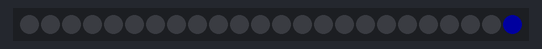
Simulated run of this sketch. Board: Arduino Uno, built with avr-gcc and run on an emulated ATmega328P. Shown: 24 RGB LEDs in strip order, left to right. Dim RGB values are drawn brighter than linear.

Above: at 9.35 s.
At 11.12 s:
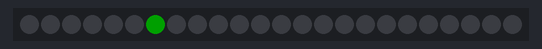
At 12.3 s:
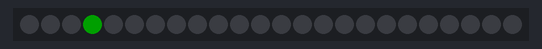
At 13.48 s:
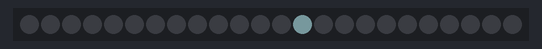
At 24.46 s:
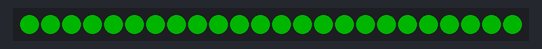
At 39.36 s:
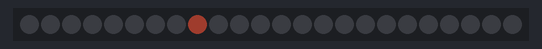

The sketch:

StripTease.ino
```cpp
/*

  StripTease

  Demo a range of effects for an LED strip - chaser, cylon, fades

  based on original code from the FastLED project at http://fastled.io/

  For info and circuit diagrams see https://github.com/tardate/LittleArduinoProjects/tree/main/LEDArrayDemos/StripTease

*/

#include <FastLED.h>
#include "LedStripEffects.h"

#define NUM_LEDS 24  // How many leds in your strip?
#define DATA_PIN 6   // signal pin pin

CRGB leds[NUM_LEDS];

LedStripEffects led_strip(leds,NUM_LEDS);

void setup() {
  delay(2000); // sanity check delay

  // you might need to change this based on your LED strip
  FastLED.addLeds<WS2811, DATA_PIN, RGB>(leds, NUM_LEDS);

  FastLED.clear();
  FastLED.setBrightness(32);
}

void loop() {
  led_strip.clear();
  led_strip.chaser(CRGB::Red, 100);
  led_strip.chaser(CRGB::Green, 100);
  led_strip.chaser(CRGB::Blue, 100);
  led_strip.cylon(CRGB::Tomato, 30);
  led_strip.cylon(CRGB::Lime, 30);
  led_strip.cylon(CRGB::PowderBlue, 30);
  led_strip.fast_fade_and_scale();
}
```

LedStripEffects.cpp
```cpp
#include "LedStripEffects.h"


/*
 *   constructor
 */
LedStripEffects::LedStripEffects(CRGB *leds, int number_of_leds)
{
  this->leds = leds;
  this->number_of_leds = number_of_leds;
}

/*
 *  clear - turn all the LEDs off
 */
void LedStripEffects::clear()
{
  for(int iLed = 0; iLed < this->number_of_leds; iLed++) {
    leds[iLed] = CRGB::Black;
  }
  FastLED.show();
}

/*
 *  chaser effect - move a single led of specified color along the strip
 *  This is based on the FirstLight sketch from the FastLED library
 */
void LedStripEffects::chaser(CRGB::HTMLColorCode color, int ms_per_step)
{
  for(int iLed = 0; iLed < this->number_of_leds; iLed++) {
    // set the color of the next led in sequence
    leds[iLed] = color;
    // show and pause for a bit
    FastLED.show();
    delay(ms_per_step);
    // clear the led
    leds[iLed] = CRGB::Black;
  }
}

/*
 *  cylon effect
 *  This is based on the Cylon sketch from the FastLED library
 */
void LedStripEffects::cylon(CRGB::HTMLColorCode color, int ms_per_step)
{
  // First slide the led in one direction
  for(int iLed = 0; iLed <  this->number_of_leds; iLed++) {
    // Set the i'th led to red
    leds[iLed] = color;
    // Show the leds
    FastLED.show();
    // now that we've shown the leds, reset the i'th led to black
    leds[iLed] = CRGB::Black;
    // Wait a little bit before we loop around and do it again
    delay(ms_per_step);
  }

  // Now go in the other direction.
  for(int iLed =  this->number_of_leds-1; iLed >= 0; iLed--) {
    // Set the i'th led to red
    leds[iLed] = color;
    // Show the leds
    FastLED.show();
    // now that we've shown the leds, reset the i'th led to black
    leds[iLed] = CRGB::Black;
    // Wait a little bit before we loop around and do it again
    delay(ms_per_step);
  }
}

/*
 *  demo fade by scaling color and brightness
 *  This is based on the Fast2Dev sketch from the FastLED library
 */
void LedStripEffects::fast_fade_and_scale()
{
  for(int i = 0; i < 3; i++) {
    for(int iLed = 0; iLed < this->number_of_leds; iLed++) {
      memset(this->leds, 0,  this->number_of_leds * sizeof(struct CRGB));

      switch(i) {
        // You can access the rgb values by field r, g, b
        case 0: this->leds[iLed].r = 128; break;

        // or by indexing into the led (r==0, g==1, b==2)
        case 1: this->leds[iLed][i] = 128; break;

        // or by setting the rgb values for the pixel all at once
        case 2: this->leds[iLed] = CRGB(0, 0, 128); break;
      }

      // and now, show your led array!
      LEDS.show();
      delay(10);
    }

    // fade up
    for(int x = 0; x < 128; x++) {
      // The showColor method sets all the leds in the strip to the same color
      LEDS.showColor(CRGB(x, 0, 0));
      delay(10);
    }

    // fade down
    for(int x = 128; x >= 0; x--) {
      LEDS.showColor(CRGB(x, 0, 0));
      delay(10);
    }

    // let's fade up by scaling the brightness
    for(int scale = 0; scale < 128; scale++) {
      LEDS.showColor(CRGB(0, 128, 0), scale);
      delay(10);
    }

    // let's fade down by scaling the brightness
    for(int scale = 128; scale > 0; scale--) {
      LEDS.showColor(CRGB(0, 128, 0), scale);
      delay(10);
    }
  }
}
```

LedStripEffects.h
```cpp
#ifndef __INC_LED_STRIP_EFFECTS_H
#define __INC_LED_STRIP_EFFECTS_H

#include "FastLED.h"

// library interface description
class LedStripEffects {
  public:
    // constructors:
    LedStripEffects(CRGB *leds, int number_of_leds);

    // clear the strip
    void clear();

    // chaser effect
    void chaser(CRGB::HTMLColorCode color, int ms_per_step);

    // cylon effect
    void cylon(CRGB::HTMLColorCode color, int ms_per_step);

    // fade by scaling color and brightness
    void fast_fade_and_scale();

  private:

    CRGB *leds;
    int number_of_leds;

};

#endif
```
